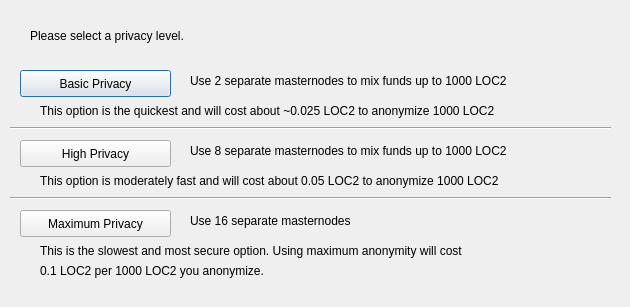
<?xml version="1.0" encoding="UTF-8"?>
<ui version="4.0">
 <class>DarksendConfig</class>
 <widget class="QDialog" name="DarksendConfig">
  <property name="geometry">
   <rect>
    <x>0</x>
    <y>0</y>
    <width>630</width>
    <height>307</height>
   </rect>
  </property>
  <property name="windowTitle">
   <string>Configure Darksend</string>
  </property>
  <widget class="QPushButton" name="buttonBasic">
   <property name="geometry">
    <rect>
     <x>20</x>
     <y>70</y>
     <width>151</width>
     <height>27</height>
    </rect>
   </property>
   <property name="text">
    <string>Basic Privacy</string>
   </property>
  </widget>
  <widget class="QPushButton" name="buttonHigh">
   <property name="geometry">
    <rect>
     <x>20</x>
     <y>140</y>
     <width>151</width>
     <height>27</height>
    </rect>
   </property>
   <property name="text">
    <string>High Privacy</string>
   </property>
  </widget>
  <widget class="QPushButton" name="buttonMax">
   <property name="geometry">
    <rect>
     <x>20</x>
     <y>210</y>
     <width>151</width>
     <height>27</height>
    </rect>
   </property>
   <property name="text">
    <string>Maximum Privacy</string>
   </property>
  </widget>
  <widget class="QLabel" name="label">
   <property name="geometry">
    <rect>
     <x>30</x>
     <y>20</y>
     <width>571</width>
     <height>31</height>
    </rect>
   </property>
   <property name="text">
    <string>Please select a privacy level.</string>
   </property>
  </widget>
  <widget class="QLabel" name="label_2">
   <property name="geometry">
    <rect>
     <x>190</x>
     <y>70</y>
     <width>421</width>
     <height>21</height>
    </rect>
   </property>
   <property name="text">
    <string>Use 2 separate masternodes to mix funds up to 1000 LOC2</string>
   </property>
  </widget>
  <widget class="QLabel" name="label_3">
   <property name="geometry">
    <rect>
     <x>190</x>
     <y>140</y>
     <width>411</width>
     <height>21</height>
    </rect>
   </property>
   <property name="text">
    <string>Use 8 separate masternodes to mix funds up to 1000 LOC2</string>
   </property>
  </widget>
  <widget class="QLabel" name="label_4">
   <property name="geometry">
    <rect>
     <x>190</x>
     <y>210</y>
     <width>421</width>
     <height>21</height>
    </rect>
   </property>
   <property name="text">
    <string>Use 16 separate masternodes</string>
   </property>
  </widget>
  <widget class="QLabel" name="label_6">
   <property name="geometry">
    <rect>
     <x>40</x>
     <y>100</y>
     <width>561</width>
     <height>21</height>
    </rect>
   </property>
   <property name="text">
    <string>This option is the quickest and will cost about ~0.025 LOC2 to anonymize 1000 LOC2</string>
   </property>
  </widget>
  <widget class="QLabel" name="label_7">
   <property name="geometry">
    <rect>
     <x>40</x>
     <y>170</y>
     <width>561</width>
     <height>21</height>
    </rect>
   </property>
   <property name="text">
    <string>This option is moderately fast and will cost about 0.05 LOC2 to anonymize 1000 LOC2</string>
   </property>
  </widget>
  <widget class="QLabel" name="label_8">
   <property name="geometry">
    <rect>
     <x>40</x>
     <y>240</y>
     <width>561</width>
     <height>21</height>
    </rect>
   </property>
   <property name="text">
    <string>This is the slowest and most secure option. Using maximum anonymity will cost</string>
   </property>
  </widget>
  <widget class="QLabel" name="label_9">
   <property name="geometry">
    <rect>
     <x>40</x>
     <y>260</y>
     <width>561</width>
     <height>21</height>
    </rect>
   </property>
   <property name="text">
    <string>0.1 LOC2 per 1000 LOC2 you anonymize.</string>
   </property>
  </widget>
  <widget class="Line" name="line">
   <property name="geometry">
    <rect>
     <x>10</x>
     <y>120</y>
     <width>601</width>
     <height>16</height>
    </rect>
   </property>
   <property name="orientation">
    <enum>Qt::Horizontal</enum>
   </property>
  </widget>
  <widget class="Line" name="line_2">
   <property name="geometry">
    <rect>
     <x>10</x>
     <y>190</y>
     <width>601</width>
     <height>16</height>
    </rect>
   </property>
   <property name="orientation">
    <enum>Qt::Horizontal</enum>
   </property>
  </widget>
 </widget>
 <resources/>
 <connections/>
</ui>
